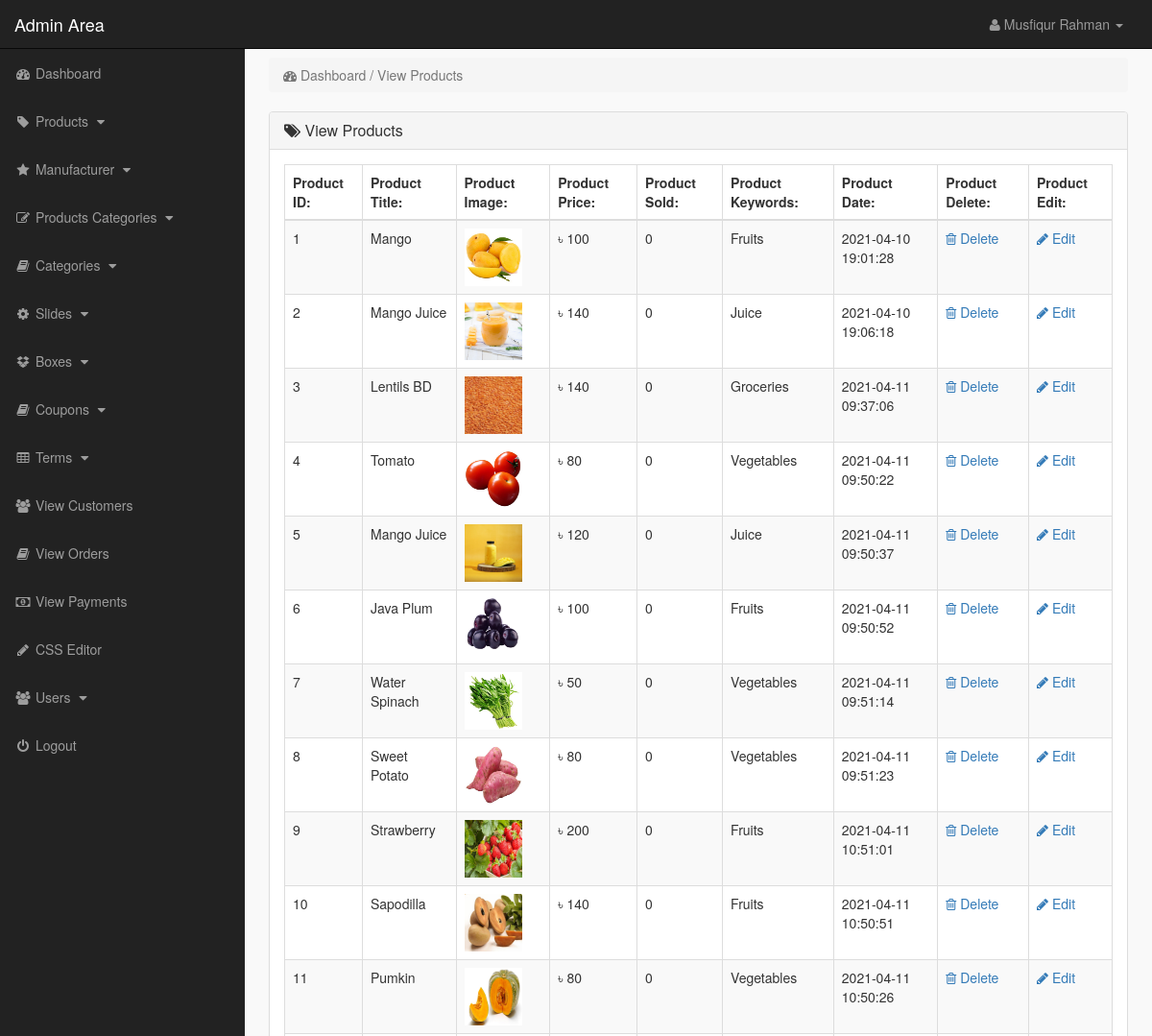
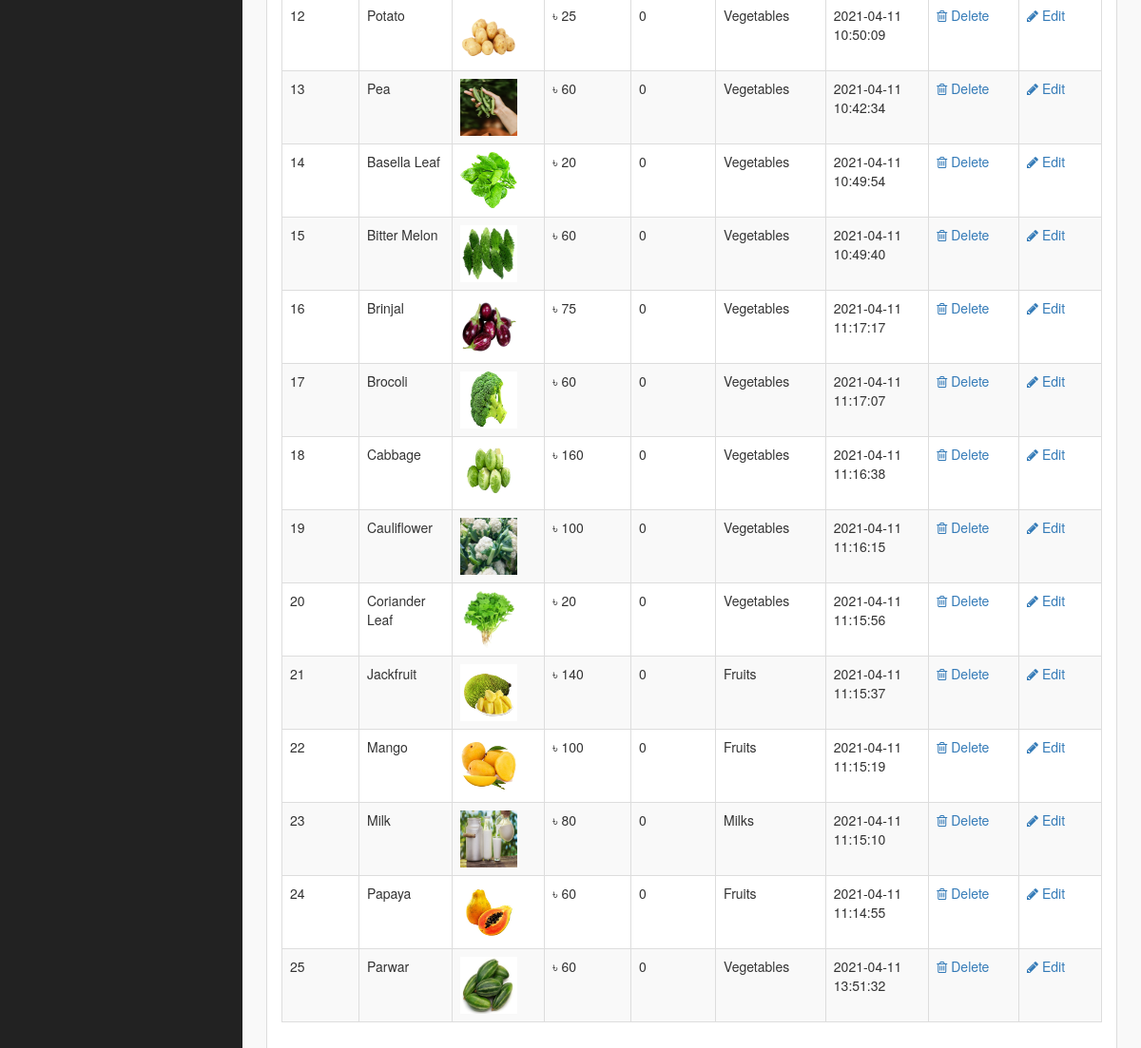
Page /admin_area/index.php?view_products (signed in) on the committed database (2 pictures, top to bottom).
### tables this page shows
CREATE TABLE `products` (
  `product_id` int(10) NOT NULL,
  `p_cat_id` int(10) NOT NULL,
  `cat_id` int(10) NOT NULL,
  `manufacturer_id` int(10) NOT NULL,
  `date` timestamp NOT NULL DEFAULT CURRENT_TIMESTAMP ON UPDATE CURRENT_TIMESTAMP,
  `product_title` text NOT NULL,
  `product_url` text NOT NULL,
  `product_img1` text NOT NULL,
  `product_img2` text NOT NULL,
  `product_img3` text NOT NULL,
  `product_price` int(10) NOT NULL,
  `product_keywords` text NOT NULL,
  `product_desc` text NOT NULL,
  `product_features` text NOT NULL,
  `product_video` text NOT NULL,
  `product_label` text NOT NULL,
  `product_sale` int(100) NOT NULL
);

### admin_area/view_products.php (the view)
<?php
    if(!isset($_SESSION['admin_email'])){
        echo "<script>window.open('login.php','_self')</script>";
    }else{
?>
<div class="row">
    <div class="col-lg-12">
        <ol class="breadcrumb">
            <li class="active">
                <i class="fa fa-dashboard"></i> Dashboard / View Products
            </li>
        </ol>
    </div>
</div>
<div class="row">
    <div class="col-lg-12">
        <div class="panel panel-default">
            <div class="panel-heading">
                <h3 class="panel-title">
                    <i class="fa fa-tags"></i>  View Products
                </h3>
            </div>
            <div class="panel-body">
                <div class="table-responsive">
                    <table class="table table-striped table-bordered table-hover">
                        <thead>
                            <tr>
                                <th> Product ID: </th>
                                <th> Product Title: </th>
                                <th> Product Image: </th>
                                <th> Product Price: </th>
                                <th> Product Sold: </th>
                                <th> Product Keywords: </th>
                                <th> Product Date: </th>
                                <th> Product Delete: </th>
                                <th> Product Edit: </th>
                            </tr>
                        </thead>
                        <tbody>
                            <?php
                                $i=0;
                                $get_pro = "select * from products";
                                $run_pro = mysqli_query($con,$get_pro);
                                while($row_pro=mysqli_fetch_array($run_pro)){
                                    $pro_id = $row_pro['product_id'];
                                    $pro_title = $row_pro['product_title'];
                                    $pro_img1 = $row_pro['product_img1'];
                                    $pro_price = $row_pro['product_price'];
                                    $pro_keywords = $row_pro['product_keywords'];
                                    $pro_date = $row_pro['date'];
                                    $i++;
                            ?>
                            <tr>
                                <td> <?php echo $i; ?> </td>
                                <td> <?php echo $pro_title; ?> </td>
                                <td> <img src="product_images/<?php echo $pro_img1; ?>" width="60" height="60"> </td>
                                <td> ৳ <?php echo $pro_price; ?> </td>
                                <td> <?php
                                    $get_sold = "Select * from pending_orders where product_id='$pro_id'";
                                    $run_sold = mysqli_query($con,$get_sold);
                                    $count = mysqli_num_rows($run_sold);
                                    echo $count;
                                ?> </td>
                                <td> <?php echo $pro_keywords; ?> </td>
                                <td> <?php echo $pro_date; ?> </td>
                                <td>
                                    <a href="index.php?delete_product=<?php echo $pro_id; ?>">
                                        <i class="fa fa-trash-o"></i> Delete
                                    </a>
                                </td>
                                <td>
                                    <a href="index.php?edit_product=<?php echo $pro_id; ?>">
                                        <i class="fa fa-pencil"></i> Edit
                                    </a>
                                </td>
                            </tr>
                            <?php } ?>
                        </tbody>
                    </table>
                </div>
            </div>
        </div>
    </div>
</div>
<?php } ?>

### admin_area/includes/sidebar.php (shortened to what this page needs)
<?php
    if(!isset($_SESSION['admin_email'])){
        echo "<script>window.open('login.php','_self')</script>";
    }else{
?>
<nav class="navbar navbar-inverse navbar-fixed-top">
    <div class="navbar-header">
        <a href="index.php?dashboard" class="navbar-brand">Admin Area</a>
    </div>
    <ul class="nav navbar-right top-nav">
        <li class="dropdown">
            <a href="#" class="dropdown-toggle" data-toggle="dropdown">
                <i class="fa fa-user"></i> <?php echo $admin_name; ?> <b class="caret"></b>
            </a>
        </li>
    </ul>
    <div class="collapse navbar-collapse navbar-exl-collapse">
        <ul class="nav navbar-nav side-nav">
            <li>
                <a href="index.php?dashboard">
                    <i class="fa fa-fw fa-dashboard"></i> Dashboard
                </a>
            </li>
            <li>
                <a href="#" data-toggle="collapse" data-target="#products">
                    <i class="fa fa-fw fa-tag"></i> Products
                    <i class="fa fa-fw fa-caret-down"></i>
                </a>
            </li>
            <li>
                <a href="#" data-toggle="collapse" data-target="#manufacturer">
                    <i class="fa fa-fw fa-star"></i> Manufacturer
                    <i class="fa fa-fw fa-caret-down"></i>
                </a>
            </li>
            <li>
                <a href="#" data-toggle="collapse" data-target="#p_cat">
                    <i class="fa fa-fw fa-edit"></i> Products Categories
                    <i class="fa fa-fw fa-caret-down"></i>
                </a>
            </li>
            <li>
                <a href="#" data-toggle="collapse" data-target="#cat">
                    <i class="fa fa-fw fa-book"></i> Categories
                    <i class="fa fa-fw fa-caret-down"></i>
                </a>
            </li>
            <li>
                <a href="#" data-toggle="collapse" data-target="#slides">
                    <i class="fa fa-fw fa-gear"></i> Slides
                    <i class="fa fa-fw fa-caret-down"></i>
                </a>
            </li>
            <li>
                <a href="#" data-toggle="collapse" data-target="#boxes">
                    <i class="fa fa-fw fa-dropbox"></i> Boxes
                    <i class="fa fa-fw fa-caret-down"></i>
                </a>
            </li>
            <li>
                <a href="#" data-toggle="collapse" data-target="#coupon">
                    <i class="fa fa-fw fa-book"></i> Coupons
                    <i class="fa fa-fw fa-caret-down"></i>
                </a>
            </li>
            <li>
                <a href="#" data-toggle="collapse" data-target="#terms">
                    <i class="fa fa-fw fa-table"></i> Terms
                    <i class="fa fa-fw fa-caret-down"></i>
                </a>
            </li>
            <li>
                <a href="index.php?view_customers">
                    <i class="fa fa-fw fa-users"></i> View Customers
                </a>
            </li>
            <li>
                <a href="index.php?view_orders">
                    <i class="fa fa-fw fa-book"></i> View Orders
                </a>
            </li>
            <li>
                <a href="index.php?view_payments">
                    <i class="fa fa-fw fa-money"></i> View Payments
                </a>
            </li>
            <li>
                <a href="index.php?edit_css">
                    <i class="fa fa-fw fa-pencil"></i> CSS Editor
                </a>
            </li>
            <li>
                <a href="#" data-toggle="collapse" data-target="#users">
                    <i class="fa fa-fw fa-users"></i> Users
                    <i class="fa fa-fw fa-caret-down"></i>
                </a>
            </li>
            <li>
                <a href="logout.php">
                    <i class="fa fa-fw fa-power-off"></i> Logout
                </a>
            </li>
        </ul>
    </div>
</nav>
<?php } ?>

### admin_area/css/style.css (style rules this page uses)
body { margin-top: 100px; }
@media (min-width: 760px) { body { margin-top: 50px; } }
.top-nav { margin: 0 15px; }
.top-nav>li { float: left; display: inline-block; }
.top-nav>li>a { color: #999999; line-height: 20px; padding-top: 15px; padding-bottom: 15px; }
@media (min-width: 768px) { .side-nav { position: fixed; top: 51px; bottom: 0; width: 255px; overflow-y: auto; overflow-x: hidden; background-color: #222222; padding-bottom: 40px; border-radius: 0; } }
@media (min-width: 768px) { .side-nav>li>a { width: 255px; } }
.panel-body { border-radius: 5px; }

### rows in the picture
products: product_title "Mango", product_img1 (picture), product_price "100", count "0", product_keywords "Fruits", date "2021-04-10 19:01:28"
products: product_title "Mango Juice", product_img1 (picture), product_price "140", count "0", product_keywords "Juice", date "2021-04-10 19:06:18"
products: product_title "Lentils BD", product_img1 (picture), product_price "140", count "0", product_keywords "Groceries", date "2021-04-11 09:37:06"
products: product_title "Tomato", product_img1 (picture), product_price "80", count "0", product_keywords "Vegetables", date "2021-04-11 09:50:22"
products: product_title "Mango Juice", product_img1 (picture), product_price "120", count "0", product_keywords "Juice", date "2021-04-11 09:50:37"
products: product_title "Java Plum", product_img1 (picture), product_price "100", count "0", product_keywords "Fruits", date "2021-04-11 09:50:52"
products: product_title "Water Spinach", product_img1 (picture), product_price "50", count "0", product_keywords "Vegetables", date "2021-04-11 09:51:14"
products: product_title "Sweet Potato", product_img1 (picture), product_price "80", count "0", product_keywords "Vegetables", date "2021-04-11 09:51:23"
products: product_title "Strawberry", product_img1 (picture), product_price "200", count "0", product_keywords "Fruits", date "2021-04-11 10:51:01"
products: product_title "Sapodilla", product_img1 (picture), product_price "140", count "0", product_keywords "Fruits", date "2021-04-11 10:50:51"
products: product_title "Pumkin", product_img1 (picture), product_price "80", count "0", product_keywords "Vegetables", date "2021-04-11 10:50:26"
products: product_title "Potato", product_img1 (picture), product_price "25", count "0", product_keywords "Vegetables", date "2021-04-11 10:50:09"
products: product_title "Pea", product_img1 (picture), product_price "60", count "0", product_keywords "Vegetables", date "2021-04-11 10:42:34"
products: product_title "Basella Leaf", product_img1 (picture), product_price "20", count "0", product_keywords "Vegetables", date "2021-04-11 10:49:54"
products: product_title "Bitter Melon", product_img1 (picture), product_price "60", count "0", product_keywords "Vegetables", date "2021-04-11 10:49:40"
products: product_title "Brinjal", product_img1 (picture), product_price "75", count "0", product_keywords "Vegetables", date "2021-04-11 11:17:17"
products: product_title "Brocoli", product_img1 (picture), product_price "60", count "0", product_keywords "Vegetables", date "2021-04-11 11:17:07"
products: product_title "Cabbage", product_img1 (picture), product_price "160", count "0", product_keywords "Vegetables", date "2021-04-11 11:16:38"
products: product_title "Cauliflower", product_img1 (picture), product_price "100", count "0", product_keywords "Vegetables", date "2021-04-11 11:16:15"
products: product_title "Coriander Leaf", product_img1 (picture), product_price "20", count "0", product_keywords "Vegetables", date "2021-04-11 11:15:56"
products: product_title "Jackfruit", product_img1 (picture), product_price "140", count "0", product_keywords "Fruits", date "2021-04-11 11:15:37"
products: product_title "Mango", product_img1 (picture), product_price "100", count "0", product_keywords "Fruits", date "2021-04-11 11:15:19"
products: product_title "Milk", product_img1 (picture), product_price "80", count "0", product_keywords "Milks", date "2021-04-11 11:15:10"
products: product_title "Papaya", product_img1 (picture), product_price "60", count "0", product_keywords "Fruits", date "2021-04-11 11:14:55"
products: product_title "Parwar", product_img1 (picture), product_price "60", count "0", product_keywords "Vegetables", date "2021-04-11 13:51:32"

### other values in the picture
$admin_name "Musfiqur Rahman"
